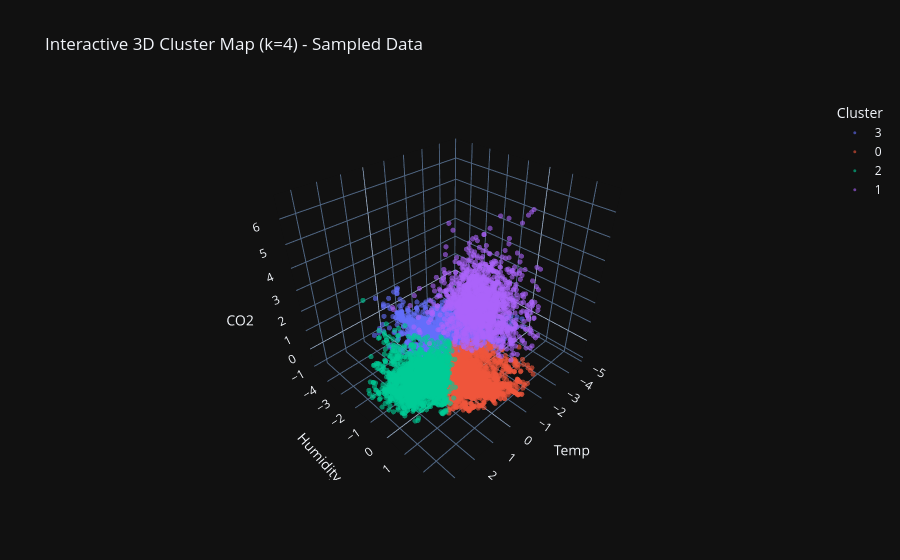

The code cell stored with this chart in its notebook:
### Code cell
import plotly.express as px
import pandas as pd
from sklearn.cluster import KMeans

# --- 4. INTERACTIVE 3D VISUALIZATION (k=4) ---

# Define the choice
k_choice = 4
max_points = 15000 

# 1. Generate the clustering model specifically for k=4
km_final = KMeans(n_clusters=k_choice, random_state=42, n_init=10)
labels = km_final.fit_predict(scaled_data)

# 2. Create the full DataFrame first
# We ensure 'Cluster' is a standard column so Plotly can find it
full_plot_df = pd.DataFrame(scaled_data, columns=['Temp', 'Humidity', 'CO2'])
full_plot_df['Cluster'] = labels.astype(str)

# 3. Downsample: If we have more than our limit, take a random sample
if len(full_plot_df) > max_points:
    print(f"Sampling {max_points} points from {len(full_plot_df)} for performance...")
    plot_df = full_plot_df.sample(n=max_points, random_state=42)
else:
    plot_df = full_plot_df

# 4. Generate the interactive plot
fig = px.scatter_3d(
    plot_df, 
    x='Temp', 
    y='Humidity', 
    z='CO2',
    color='Cluster', # This matches the column name added above
    title=f'Interactive 3D Cluster Map (k={k_choice}) - Sampled Data',
    opacity=0.6, 
    template='plotly_dark' 
)

# Optimize the markers for performance
fig.update_traces(marker=dict(size=3)) 

fig.show()

### Figure 1 — Plotly figure (JSON) as saved in the notebook; plotly's stock layout.template omitted (floating-point values rounded to 4 significant figures; data arrays with more than 128 entries replaced by an {"elided": "..."} marker saying what was removed)
{"data": [{"hovertemplate": "Cluster=3<br>Temp=%{x}<br>Humidity=%{y}<br>CO2=%{z}<extra></extra>", "legendgroup": "3", "marker": {"color": "#636efa", "opacity": 0.6, "size": 3, "symbol": "circle"}, "mode": "markers", "name": "3", "scene": "scene", "showlegend": true, "type": "scatter3d", "x": {"elided": "2296 float values"}, "y": {"elided": "2296 float values"}, "z": {"elided": "2296 float values"}}, {"hovertemplate": "Cluster=0<br>Temp=%{x}<br>Humidity=%{y}<br>CO2=%{z}<extra></extra>", "legendgroup": "0", "marker": {"color": "#EF553B", "opacity": 0.6, "size": 3, "symbol": "circle"}, "mode": "markers", "name": "0", "scene": "scene", "showlegend": true, "type": "scatter3d", "x": {"elided": "7675 float values"}, "y": {"elided": "7675 float values"}, "z": {"elided": "7675 float values"}}, {"hovertemplate": "Cluster=2<br>Temp=%{x}<br>Humidity=%{y}<br>CO2=%{z}<extra></extra>", "legendgroup": "2", "marker": {"color": "#00cc96", "opacity": 0.6, "size": 3, "symbol": "circle"}, "mode": "markers", "name": "2", "scene": "scene", "showlegend": true, "type": "scatter3d", "x": {"elided": "3388 float values"}, "y": {"elided": "3388 float values"}, "z": {"elided": "3388 float values"}}, {"hovertemplate": "Cluster=1<br>Temp=%{x}<br>Humidity=%{y}<br>CO2=%{z}<extra></extra>", "legendgroup": "1", "marker": {"color": "#ab63fa", "opacity": 0.6, "size": 3, "symbol": "circle"}, "mode": "markers", "name": "1", "scene": "scene", "showlegend": true, "type": "scatter3d", "x": {"elided": "1641 float values"}, "y": {"elided": "1641 float values"}, "z": {"elided": "1641 float values"}}], "layout": {"legend": {"title": {"text": "Cluster"}, "tracegroupgap": 0}, "scene": {"domain": {"x": [0, 1], "y": [0, 1]}, "xaxis": {"title": {"text": "Temp"}}, "yaxis": {"title": {"text": "Humidity"}}, "zaxis": {"title": {"text": "CO2"}}}, "title": {"text": "Interactive 3D Cluster Map (k=4) - Sampled Data"}}}
